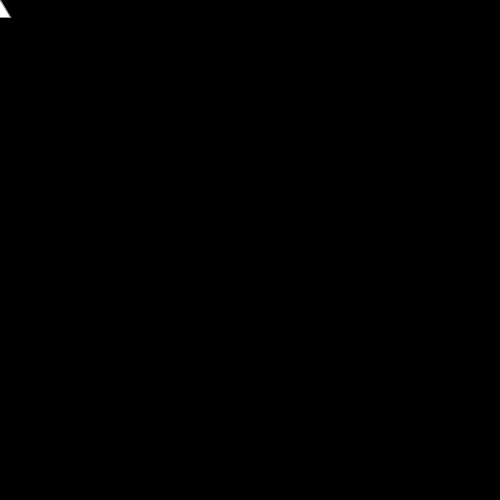
Frame 1 (no input)
Frame 60 (the mouse pressed at the canvas centre just before this capture): identical to frame 1, image omitted
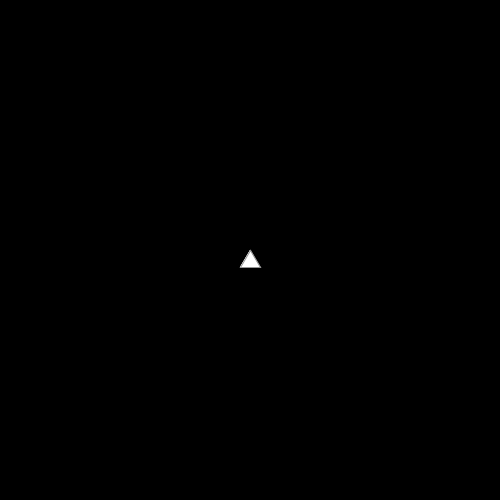
Frame 120 (the mouse held since frame 60 and released just before this capture)

The Processing sketch that drew these frames (run headless with seeded random() and noise(); from frame 60 on, the mouse is pressed at the canvas centre):

// Processing sketch: Exercise014_04
// ── Exercise014_04.pde
void setup() {
  size(500, 500);
}

void draw() {
  background(0);
  stroke(150);
  triangle(mouseX, mouseY, mouseX+10, mouseY+17, mouseX-10, mouseY+17);
  triangle(pmouseX, pmouseY, pmouseX+10, pmouseY+17, pmouseX-10, pmouseY+17);
}
